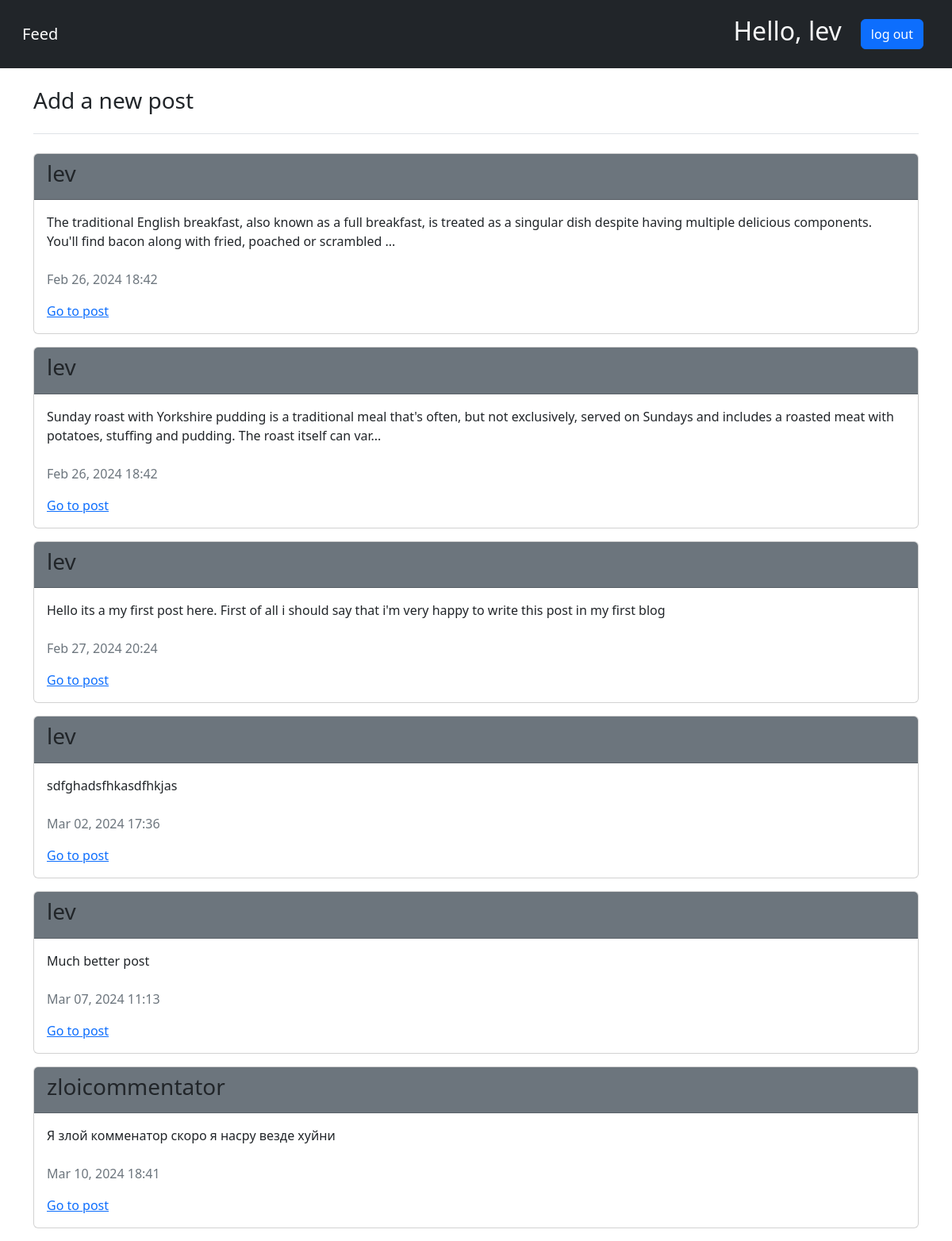
The app's page / (signed in) with its own data.
### blogs/models.py (models this page shows)
class Post(models.Model):
    text = models.TextField()
    date_added = models.DateTimeField(auto_now_add=True)
    owner = models.ForeignKey(User, on_delete=models.CASCADE)
    def __str__(self):
        return f'{self.text[:200]}...' if len(self.text) > 200 else self.text

### blogs/views.py (the view)
# urls.py: path('', views.feed, name='feed'),
def feed(request):
    posts = Post.objects.order_by('date_added')
    user = request.user
    context = {'posts': posts, 'user': user}
    return render(request, 'blogs/feed.html', context)

### blogs/templates/blogs/feed.html
{%extends "blogs/base.html"%}
{% block content%}
    {% if user.is_authenticated %}
        <h3><a class="nav-link text-dark" href="{% url 'blogs:new_post' %}">Add a new post</a></h3>
    {% endif %}
    <div class="my-4 border-bottom"></div>
    {% for post in posts %}
        <div class="card mb-3">
            <div class="card-header bg-secondary light">
                <h3>{{ post.owner.username }}</h3>
            </div>
            <div class="card-body pb-2">
                <p>{{ post }}</p>
            </div>
            <div class="card-bottom ps-3 pb-3">
                <p class="text-secondary">{{ post.date_added|date:'M d, Y H:i' }}</p>
                <a href="{% url 'blogs:post' post.id %}">Go to post</a>
            </div>
        </div>
    {% empty %}
        <p>No post here.</p>
    {% endfor %}
{% endblock content%}

### blogs/templates/blogs/base.html (shortened to what this page needs)
{% load bootstrap5 %}
<!doctype html>
<html lang="en">
    <head>
        {% bootstrap_css %}
    </head>
    <body>
        <nav class="navbar navbar-expand-md navbar-dark bg-dark mb-4 p-3">
            <div class="container-fluid">
                <a class="navbar-brand" href="{% url 'blogs:feed' %}">Feed</a>
                <div class="collapse navbar-collapse" id="navbarCollapse">
                    <ul class="navbar-nav ms-auto mb-2 mb-md-0">
                        {% if user.is_authenticated %}
                            <li class="nav-item me-3 mt-1">
                                <span class="navbar-text"><h2 class="text-light">Hello, {{ user.username }}</h2></span>
                            </li>
                            <li class="nav-item m-2">
                                <form class="d-flex" method="post" action="{% url 'users:logout' %}">
                                    <button class="btn btn-primary" type="submit">log out</button>
                                </form>
                            </li>
                        {% endif %}
                    </ul>
                </div>
            </div>
        </nav>
        <main class="container">
            <div>
                {% block content %}{% endblock content %}
            </div>
        </main>
    </body>
</html>

### records on screen
Post: owner.username "lev", text "The traditional English breakfast, also known as a full breakfast, is treated as a singular dish despite having multiple delicious components. You'll find bacon along with fried, poached or scrambled ...", date_added "Feb 26, 2024 18:42"
Post: owner.username "lev", text "Sunday roast with Yorkshire pudding is a traditional meal that's often, but not exclusively, served on Sundays and includes a roasted meat with potatoes, stuffing and pudding. The roast itself can var...", date_added "Feb 26, 2024 18:42"
Post: owner.username "lev", text "Hello its a my first post here. First of all i should say that i'm very happy to write this post in my first blog", date_added "Feb 27, 2024 20:24"
Post: owner.username "lev", text "sdfghadsfhkasdfhkjas", date_added "Mar 02, 2024 17:36"
Post: owner.username "lev", text "Much better post", date_added "Mar 07, 2024 11:13"
Post: owner.username "zloicommentator", text "Я злой комменатор скоро я насру везде хуйни", date_added "Mar 10, 2024 18:41"

### other values on screen
{{ user.username }} "lev"
